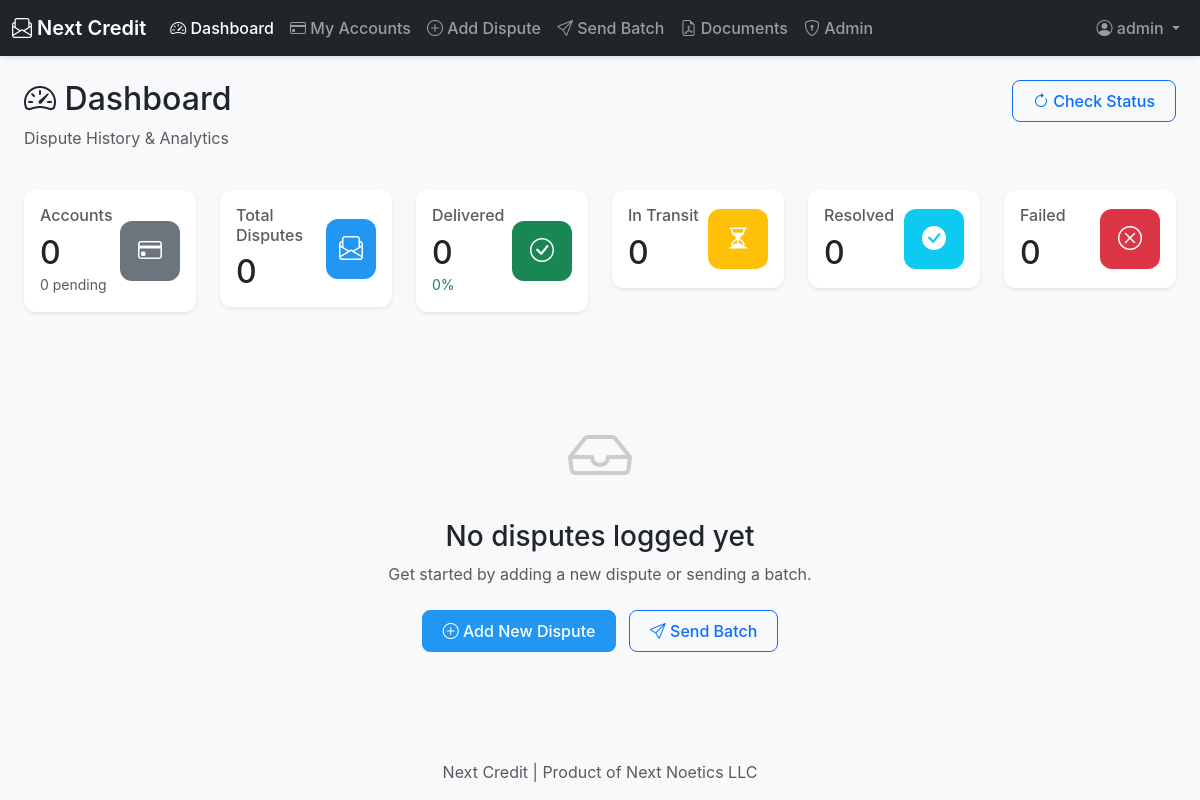
Page / (signed in) on the earlier database version.
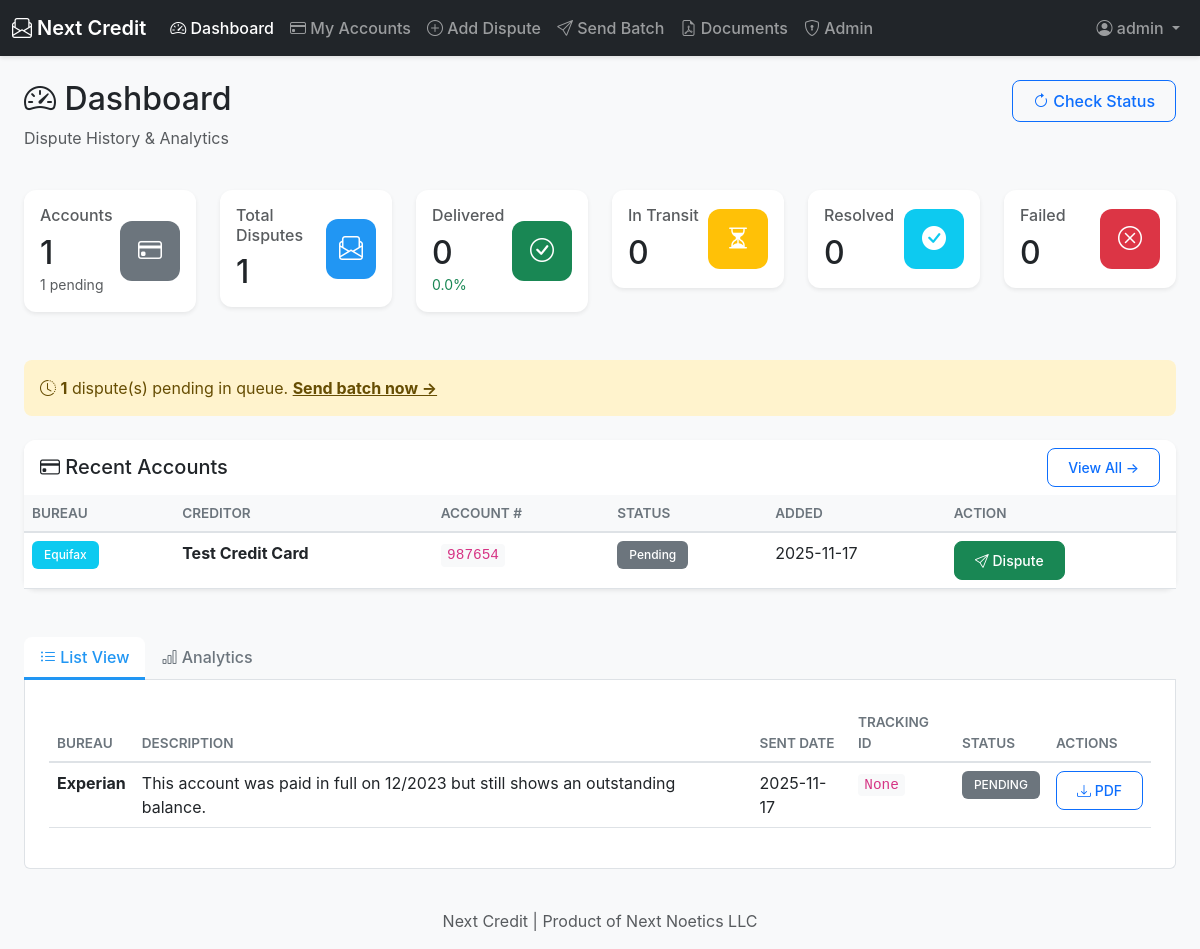
Same page on the later database version.
### tables this page shows
CREATE TABLE user_accounts (
            id INTEGER PRIMARY KEY AUTOINCREMENT,
            user_id INTEGER NOT NULL,
            bureau TEXT NOT NULL,
            creditor_name TEXT NOT NULL,
            account_number TEXT NOT NULL,
            account_type TEXT,
            balance REAL,
            status TEXT DEFAULT 'pending',
            reason TEXT,
            notes TEXT,
            uploaded_at TEXT DEFAULT CURRENT_TIMESTAMP,
            FOREIGN KEY (user_id) REFERENCES users(id) ON DELETE CASCADE
        );

CREATE TABLE disputes (
            id INTEGER PRIMARY KEY AUTOINCREMENT,
            user_id INTEGER NOT NULL,
            account_id INTEGER,
            account_number TEXT,
            bureau TEXT,
            creditor_name TEXT,
            description TEXT,
            sent_date TEXT,
            tracking_id TEXT,
            status TEXT DEFAULT 'pending',
            expected_response_date TEXT,
            follow_up_sent INTEGER DEFAULT 0,
            escalation_level INTEGER DEFAULT 0,
            resolution TEXT,
            resolved_at TEXT,
            FOREIGN KEY (user_id) REFERENCES users(id) ON DELETE CASCADE,
            FOREIGN KEY (account_id) REFERENCES user_accounts(id) ON DELETE SET NULL
        );

### app.py (the view)
@app.route('/')
@login_required
def index():
    user_id = session.get('user_id')
    if not user_id:
        flash('Session expired. Please log in again.', 'warning')
        return redirect(url_for('login'))
    stats = get_user_stats(user_id)
    disputes = get_user_disputes(user_id)
    accounts = get_user_accounts(user_id)
    queue = load_csv_queue()
    awaiting_response = get_disputes_awaiting_response(user_id)
    total = stats['total_disputes']
    delivered = stats['delivered']
    stats['delivery_rate'] = round((delivered / total * 100) if total > 0 else 0, 1)
    stats['queue_count'] = len(queue)
    stats['awaiting_response'] = len(awaiting_response)
    recent_accounts = accounts[:5] if len(accounts) > 5 else accounts
    return render_template('dashboard.html',
                         disputes=disputes,
                         stats=stats,
                         recent_accounts=recent_accounts,
                         awaiting_response=awaiting_response,
                         get_status_color=get_status_color,
                         username=session.get('username'))

### templates/dashboard.html (shortened to what this page needs)
{% extends "base.html" %}
{% block content %}
<div class="container-fluid">
    <div class="row mb-4">
        <div class="col">
            <h1 class="h2"><i class="bi bi-speedometer2"></i> Dashboard</h1>
            <p class="text-muted">Dispute History & Analytics</p>
        </div>
        <div class="col-auto">
            <form method="POST" action="{{ url_for('check_status') }}" class="d-inline">
                <button type="submit" class="btn btn-outline-primary">
                    <i class="bi bi-arrow-clockwise"></i> Check Status
                </button>
            </form>
        </div>
    </div>
    <div class="row g-4 mb-4">
        <div class="col-md-2">
            <div class="card stat-card border-0 shadow-sm">
                <div class="card-body">
                    <div class="d-flex justify-content-between align-items-center">
                        <div>
                            <h6 class="text-muted mb-2">Accounts</h6>
                            <h2 class="mb-0">{{ stats.total_accounts }}</h2>
                            <small class="text-muted">{{ stats.pending_accounts }} pending</small>
                        </div>
                        <div class="stat-icon bg-secondary">
                            <i class="bi bi-credit-card"></i>
                        </div>
                    </div>
                </div>
            </div>
        </div>
        <div class="col-md-2">
            <div class="card stat-card border-0 shadow-sm">
                <div class="card-body">
                    <div class="d-flex justify-content-between align-items-center">
                        <div>
                            <h6 class="text-muted mb-2">Total Disputes</h6>
                            <h2 class="mb-0">{{ stats.total_disputes }}</h2>
                        </div>
                        <div class="stat-icon bg-primary">
                            <i class="bi bi-envelope-paper"></i>
                        </div>
                    </div>
                </div>
            </div>
        </div>
        <div class="col-md-2">
            <div class="card stat-card border-0 shadow-sm">
                <div class="card-body">
                    <div class="d-flex justify-content-between align-items-center">
                        <div>
                            <h6 class="text-muted mb-2">Delivered</h6>
                            <h2 class="mb-0">{{ stats.delivered }}</h2>
                            <small class="text-success">{{ stats.delivery_rate }}%</small>
                        </div>
                        <div class="stat-icon bg-success">
                            <i class="bi bi-check-circle"></i>
                        </div>
                    </div>
                </div>
            </div>
        </div>
        <div class="col-md-2">
            <div class="card stat-card border-0 shadow-sm">
                <div class="card-body">
                    <div class="d-flex justify-content-between align-items-center">
                        <div>
                            <h6 class="text-muted mb-2">In Transit</h6>
                            <h2 class="mb-0">{{ stats.in_transit }}</h2>
                        </div>
                        <div class="stat-icon bg-warning">
                            <i class="bi bi-hourglass-split"></i>
                        </div>
                    </div>
                </div>
            </div>
        </div>
        <div class="col-md-2">
            <div class="card stat-card border-0 shadow-sm">
                <div class="card-body">
                    <div class="d-flex justify-content-between align-items-center">
                        <div>
                            <h6 class="text-muted mb-2">Resolved</h6>
                            <h2 class="mb-0">{{ stats.resolved }}</h2>
                        </div>
                        <div class="stat-icon bg-info">
                            <i class="bi bi-check-circle-fill"></i>
                        </div>
                    </div>
                </div>
            </div>
        </div>
        <div class="col-md-2">
            <div class="card stat-card border-0 shadow-sm">
                <div class="card-body">
                    <div class="d-flex justify-content-between align-items-center">
                        <div>
                            <h6 class="text-muted mb-2">Failed</h6>
                            <h2 class="mb-0">{{ stats.failed }}</h2>
                        </div>
                        <div class="stat-icon bg-danger">
                            <i class="bi bi-x-circle"></i>
                        </div>
                    </div>
                </div>
            </div>
        </div>
    </div>
    {% if stats.queue_count > 0 %}
    <div class="alert alert-warning mb-4">
        <i class="bi bi-clock-history"></i>
        <strong>{{ stats.queue_count }}</strong> dispute(s) pending in queue.
        <a href="{{ url_for('send_batch') }}" class="alert-link">Send batch now →</a>
    </div>
    {% endif %}
    {% if recent_accounts %}
    <div class="row mb-4">
        <div class="col-12">
            <div class="card border-0 shadow-sm">
                <div class="card-header bg-white d-flex justify-content-between align-items-center">
                    <h5 class="mb-0"><i class="bi bi-credit-card"></i> Recent Accounts</h5>
                    <a href="{{ url_for('accounts') }}" class="btn btn-sm btn-outline-primary">View All →</a>
                </div>
                <div class="card-body p-0">
                    <div class="table-responsive">
                        <table class="table table-hover mb-0">
                            <thead class="table-light">
                                <tr>
                                    <th>Bureau</th>
                                    <th>Creditor</th>
                                    <th>Account #</th>
                                    <th>Status</th>
                                    <th>Added</th>
                                    <th>Action</th>
                                </tr>
                            </thead>
                            <tbody>
                                {% for account in recent_accounts %}
                                <tr>
                                    <td><span class="badge bg-info">{{ account.bureau }}</span></td>
                                    <td><strong>{{ account.creditor_name }}</strong></td>
                                    <td><code>{{ account.account_number }}</code></td>
                                    <td>
                                        {% if account.status == 'pending' %}
                                            <span class="badge bg-secondary">Pending</span>
                                        {% elif account.status == 'disputed' %}
                                            <span class="badge bg-warning">Disputed</span>
                                        {% elif account.status == 'resolved' %}
                                            <span class="badge bg-success">Resolved</span>
                                        {% endif %}
                                    </td>
                                    <td>{{ account.uploaded_at[:10] }}</td>
                                    <td>
                                        {% if account.status == 'pending' %}
                                        <a href="{{ url_for('add_dispute') }}?account_id={{ account.id }}"
                                           class="btn btn-sm btn-success">
                                            <i class="bi bi-send"></i> Dispute
                                        </a>
                                        {% else %}
                                        <a href="{{ url_for('accounts') }}" class="btn btn-sm btn-outline-secondary">
                                            <i class="bi bi-eye"></i> View
                                        </a>
                                        {% endif %}
                                    </td>
                                </tr>
                                {% endfor %}
                            </tbody>
                        </table>
                    </div>
                </div>
            </div>
        </div>
    </div>
    {% endif %}
    {% if disputes|length == 0 %}
    <div class="text-center py-5">
        <i class="bi bi-inbox" style="font-size: 4rem; color: #ccc;"></i>
        <h3 class="mt-3">No disputes logged yet</h3>
        <p class="text-muted">Get started by adding a new dispute or sending a batch.</p>
        <div class="mt-4">
            <a href="{{ url_for('add_dispute') }}" class="btn btn-primary me-2">
                <i class="bi bi-plus-circle"></i> Add New Dispute
            </a>
            <a href="{{ url_for('send_batch') }}" class="btn btn-outline-primary">
                <i class="bi bi-send"></i> Send Batch
            </a>
        </div>
    </div>
    {% else %}
    <ul class="nav nav-tabs" id="dashboardTabs" role="tablist">
        <li class="nav-item" role="presentation">
            <button class="nav-link active" id="list-tab" data-bs-toggle="tab" data-bs-target="#list" type="button">
                <i class="bi bi-list-ul"></i> List View
            </button>
        </li>
        <li class="nav-item" role="presentation">
            <button class="nav-link" id="analytics-tab" data-bs-toggle="tab" data-bs-target="#analytics" type="button">
                <i class="bi bi-bar-chart"></i> Analytics
            </button>
        </li>
    </ul>
    <div class="tab-content bg-white border border-top-0 rounded-bottom p-4" id="dashboardTabContent">
        <div class="tab-pane fade show active" id="list" role="tabpanel">
            <div class="table-responsive">
                <table class="table table-hover">
                    <thead>
                        <tr>
                            <th>Bureau</th>
                            <th>Description</th>
                            <th>Sent Date</th>
                            <th>Tracking ID</th>
                            <th>Status</th>
                            <th>Actions</th>
                        </tr>
                    </thead>
                    <tbody>
                        {% for dispute in disputes %}
                        <tr>
                            <td><strong>{{ dispute.bureau }}</strong></td>
                            <td>{{ dispute.description }}</td>
                            <td>{{ dispute.sent_date[:10] if dispute.sent_date else 'N/A' }}</td>
                            <td><code>{{ dispute.tracking_id }}</code></td>
                            <td>
                                <span class="badge bg-{{ get_status_color(dispute.status) }}">
                                    {{ dispute.status.upper() }}
                                </span>
                            </td>
                            <td>
                                <a href="{{ url_for('download_pdf', dispute_id=dispute.id) }}"
                                   class="btn btn-sm btn-outline-primary">
                                    <i class="bi bi-download"></i> PDF
                                </a>
                            </td>
                        </tr>
                        {% endfor %}
                    </tbody>
                </table>
            </div>
        </div>
    </div>
    {% endif %}
</div>
{% endblock %}

Differences in the rows shown:
added user_accounts: bureau "Equifax", creditor_name "Test Credit Card", account_number "987654", status "Pending", uploaded_at "2025-11-17"
added disputes: bureau "Experian", description "This account was paid in full on 12/2023 but still shows an outstanding balance.", sent_date "2025-11-17", tracking_id "None", status "PENDING"
Other differences:
{{ stats.total_accounts }}: "0" → "1"
{{ stats.pending_accounts }}: "0" → "1"
{{ stats.total_disputes }}: "0" → "1"
{{ stats.delivery_rate }}: "0" → "0.0"
{{ stats.queue_count }}: (not shown) → "1"
text no longer shown: "No disputes logged yet Get started by adding a new dispute or sending a batch. Add New Dispute Send Batch"
text now shown: "dispute(s) pending in queue. Send batch now → Recent Accounts View All → BUREAU CREDITOR ACCOUNT # STATUS ADDED ACTION List View Analytics BUREAU DESCRIPTION SENT DATE TRACKING ID STATUS ACTIONS"
